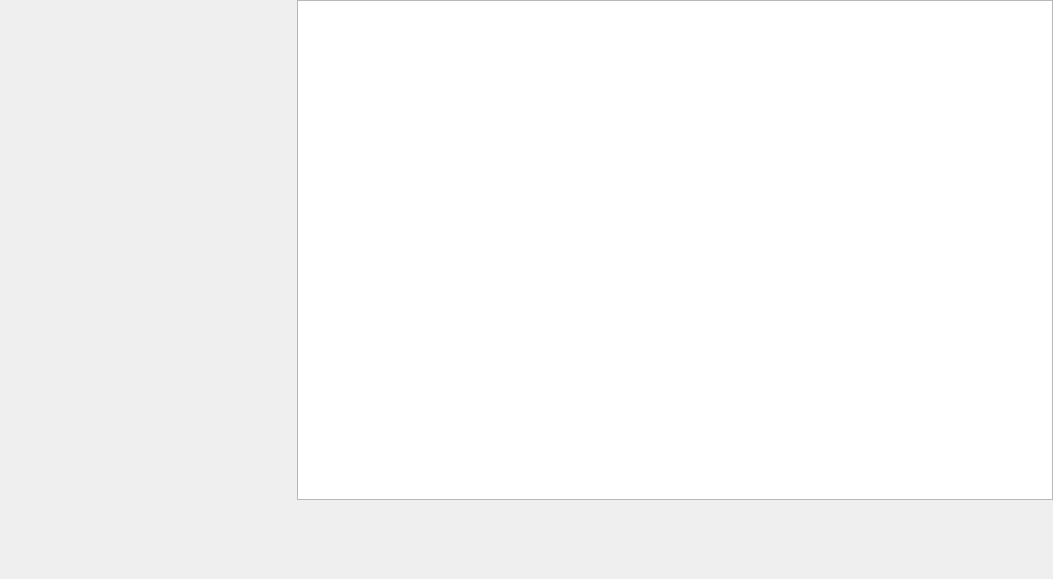
<?xml version="1.0" encoding="UTF-8"?>
<ui version="4.0">
 <class>Q_Ericsson_Radio_6449_B42_Cal_TX_VGA_Widget</class>
 <widget class="QWidget" name="Q_Ericsson_Radio_6449_B42_Cal_TX_VGA_Widget">
  <property name="geometry">
   <rect>
    <x>0</x>
    <y>0</y>
    <width>1053</width>
    <height>579</height>
   </rect>
  </property>
  <property name="windowTitle">
   <string>Form</string>
  </property>
  <layout class="QVBoxLayout" name="verticalLayout" stretch="1">
   <property name="spacing">
    <number>0</number>
   </property>
   <property name="leftMargin">
    <number>0</number>
   </property>
   <property name="topMargin">
    <number>0</number>
   </property>
   <property name="rightMargin">
    <number>0</number>
   </property>
   <property name="bottomMargin">
    <number>0</number>
   </property>
   <item>
    <widget class="QSplitter" name="splitter1">
     <property name="orientation">
      <enum>Qt::Horizontal</enum>
     </property>
     <property name="handleWidth">
      <number>1</number>
     </property>
     <widget class="Q_Config_Result_Widget" name="config_result" native="true"/>
     <widget class="QSplitter" name="splitter0">
      <property name="orientation">
       <enum>Qt::Vertical</enum>
      </property>
      <property name="handleWidth">
       <number>1</number>
      </property>
      <widget class="Q_Table_View" name="tableView"/>
      <widget class="QwtPlot" name="plot"/>
     </widget>
    </widget>
   </item>
  </layout>
 </widget>
 <customwidgets>
  <customwidget>
   <class>QwtPlot</class>
   <extends>QFrame</extends>
   <header>qwt_plot.h</header>
   <container>1</container>
  </customwidget>
  <customwidget>
   <class>Q_Table_View</class>
   <extends>QTableView</extends>
   <header>table_view.hpp</header>
  </customwidget>
  <customwidget>
   <class>Q_Config_Result_Widget</class>
   <extends>QWidget</extends>
   <header>config_result.h</header>
   <container>1</container>
  </customwidget>
 </customwidgets>
 <resources/>
 <connections/>
</ui>
